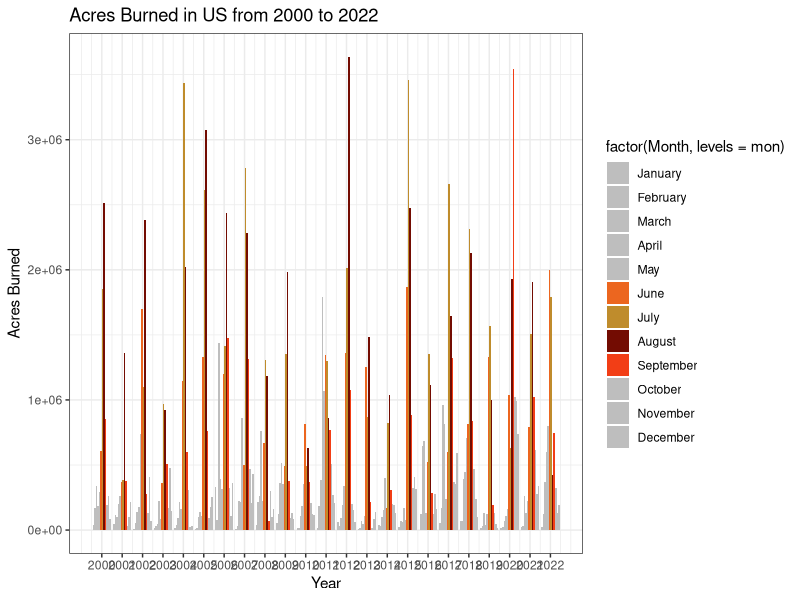
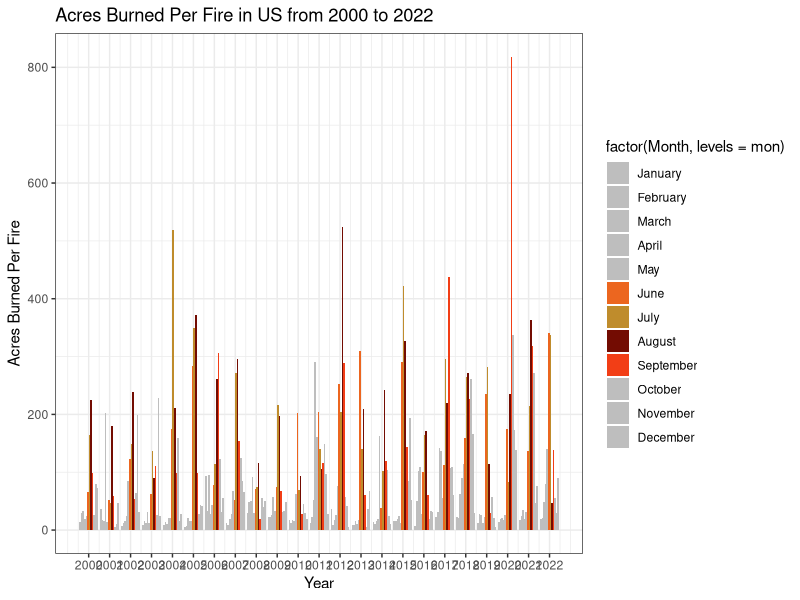
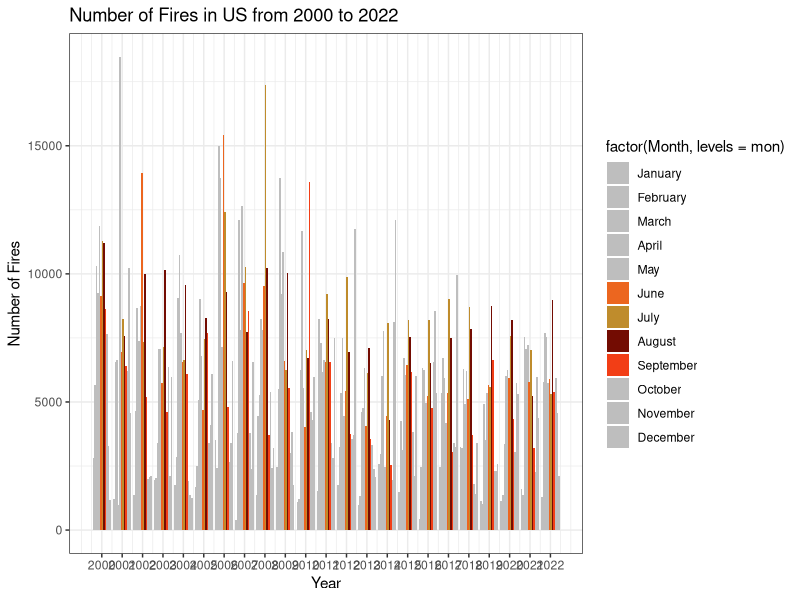
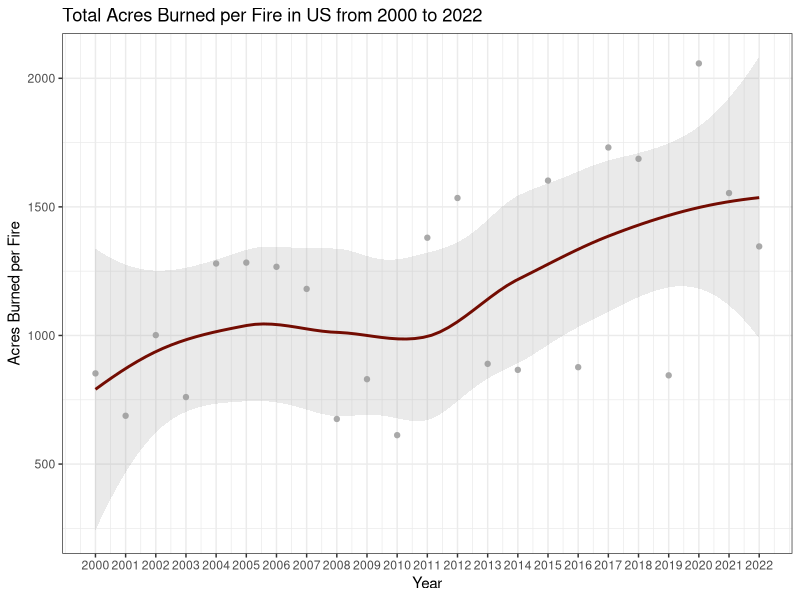
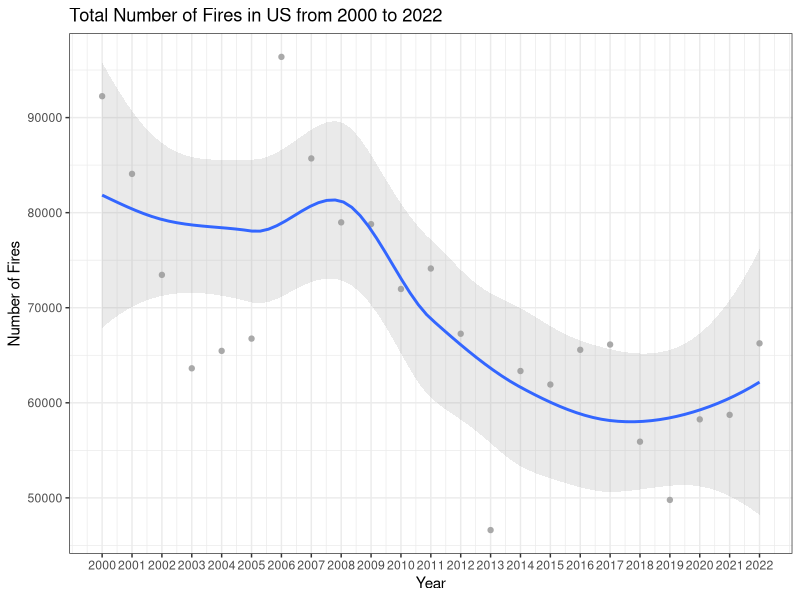
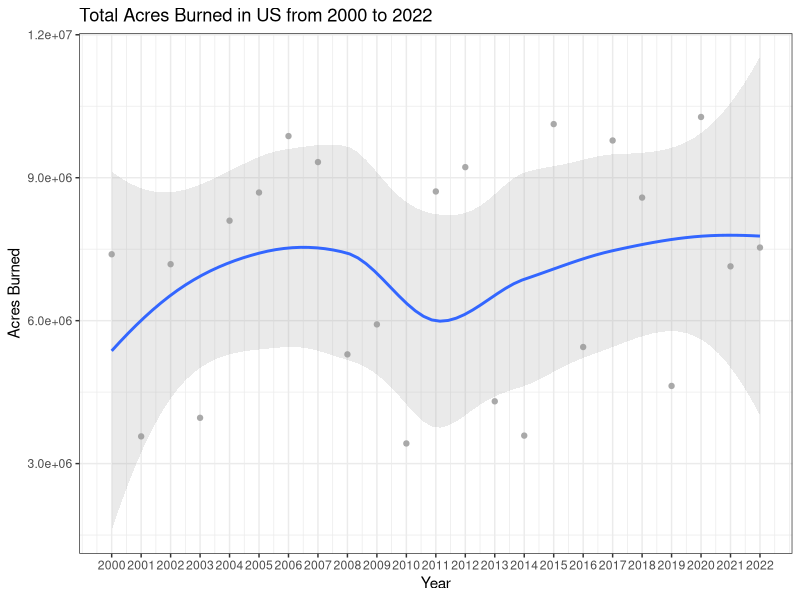
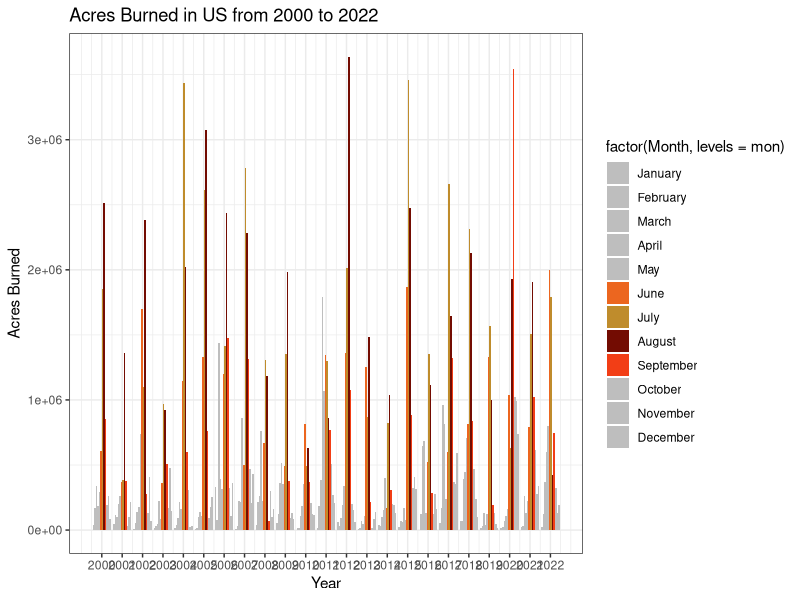
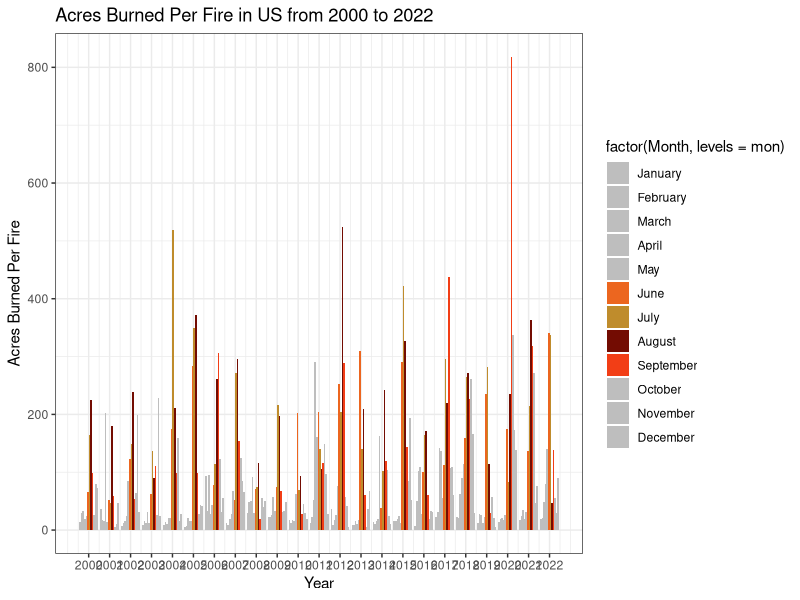

Here is the R script that generated these plots, in order:
## ---- chunk 1
knitr::opts_chunk$set(echo = TRUE)
## ---- chunk 2
library(tidyverse)
library(ggplot2)
## ---- chunk 3
us_fires_burn_monthly = read_csv('./CleanData/us_fires_burn_monthly.csv', show_col_types = FALSE)

us_fires_burn_monthly
## ---- chunk 4
# Group by mean using dplyr
us_fires_burn_grouped <- us_fires_burn_monthly %>% group_by(Year) %>% 
  summarise(Acres_Burned=sum(Acres_Burned),
            Number_of_Fires=sum(Number_of_Fires),
            Acres_Burned_per_Fire=sum(Acres_Burned_per_Fire),
            .groups = 'drop') %>%
  as.data.frame()
us_fires_burn_grouped 
## ---- chunk 5
mon = c("January", "February", "March", "April", 
        "May", "June", "July", "August", 
        "September", "October", "November", "December")
years = unique(us_fires_burn_monthly$Year)


acres_burned_g <- ggplot()  + 
  geom_bar(data = us_fires_burn_monthly, 
           aes(x=Year, y=Acres_Burned, fill = factor(Month, levels = mon)),
           stat="identity", 
           position = "dodge")+
  labs(title= "Acres Burned in US from 2000 to 2022",
       x="Year",
       y="Acres Burned")+
  scale_fill_manual(breaks = mon, 
                    values = c("grey", "grey", "grey", "grey",
                               "grey", "#EC661F", "#BF8C2C", "#730C02",
                               "#F23E16", "grey", "grey", "grey"))+
  scale_x_continuous(breaks = unique(us_fires_burn_monthly$Year))+
  theme_bw()

acres_per_fire_g <- ggplot()  + 
  geom_bar(data = us_fires_burn_monthly, 
           aes(x=Year, y=Acres_Burned_per_Fire, fill = factor(Month, levels = mon)),
           stat="identity", 
           position = "dodge")+
  labs(title= "Acres Burned Per Fire in US from 2000 to 2022",
       x="Year",
       y="Acres Burned Per Fire")+
  scale_fill_manual(breaks = mon, 
                    values = c("grey", "grey", "grey", "grey",
                               "grey", "#EC661F", "#BF8C2C", "#730C02",
                               "#F23E16", "grey", "grey", "grey"))+
  scale_x_continuous(breaks = unique(us_fires_burn_monthly$Year))+
  theme_bw()

Number_of_Fires_g <- ggplot()  + 
  geom_bar(data = us_fires_burn_monthly, 
           aes(x=Year, y=Number_of_Fires, fill = factor(Month, levels = mon)),
           stat="identity", 
           position = "dodge")+
  labs(title= "Number of Fires in US from 2000 to 2022",
       x="Year",
       y="Number of Fires")+
  scale_fill_manual(breaks = mon, 
                    values = c("grey", "grey", "grey", "grey",
                               "grey", "#EC661F", "#BF8C2C", "#730C02",
                               "#F23E16", "grey", "grey", "grey"))+
  scale_x_continuous(breaks = unique(us_fires_burn_monthly$Year))+
  theme_bw()

acres_burned_g
acres_per_fire_g
Number_of_Fires_g

aspect_ratio <- 4
h <- 7
ggsave(acres_burned_g, height = h , width = h * aspect_ratio, 
       filename = "./CreatedVisuals/Acres_Burned_US_month_fires_bar.png")
ggsave(acres_per_fire_g, height = h , width = h * aspect_ratio, 
       filename = "./CreatedVisuals/Acres_Burned_Per_Fire_US_month_fires_bar.png")
ggsave(Number_of_Fires_g, height = h , width = h * aspect_ratio, 
       filename = "./CreatedVisuals/Number_of_Fires_month_fires_bar.png")

## ---- chunk 6

line1 <- ggplot(data = us_fires_burn_grouped, 
           aes(x=Year, y=Acres_Burned_per_Fire))+
  geom_point(color = "darkgrey")+
  geom_smooth(color = "#730C02", alpha = 0.2)+
  labs(title= "Total Acres Burned per Fire in US from 2000 to 2022",
       x="Year",
       y="Acres Burned per Fire")+
  scale_x_continuous(breaks = unique(us_fires_burn_grouped$Year))+
  theme_bw()


line2 <- ggplot(data = us_fires_burn_grouped, 
           aes(x=Year, y=Number_of_Fires))+
  geom_point(color = "darkgrey")+
  geom_smooth(alpha=0.2)+
  labs(title= "Total Number of Fires in US from 2000 to 2022",
       x="Year",
       y="Number of Fires")+
  scale_x_continuous(breaks = unique(us_fires_burn_grouped$Year))+
  theme_bw()
  
line3 <- ggplot(data = us_fires_burn_grouped, 
         aes(x=Year, y=Acres_Burned))+
  geom_point(color = "darkgrey")+
  geom_smooth(alpha = 0.2)+
  labs(title= "Total Acres Burned in US from 2000 to 2022",
       x="Year",
       y="Acres Burned")+
  scale_x_continuous(breaks = unique(us_fires_burn_grouped$Year))+
  theme_bw()

line1
line2
line3

aspect_ratio <- 4
h <- 7

ggsave(line1, height = h , width = h * aspect_ratio, 
       filename = "./CreatedVisuals/Acres_Burned_Per_Fire_US_month_fires_line.png")
ggsave(line2, height = h , width = h * aspect_ratio, 
       filename = "./CreatedVisuals/Number_of_Fires_month_fires_line.png")
ggsave(line3, height = h , width = h * aspect_ratio, 
       filename = "./CreatedVisuals/Acres_Burned_US_month_fires_line.png")



